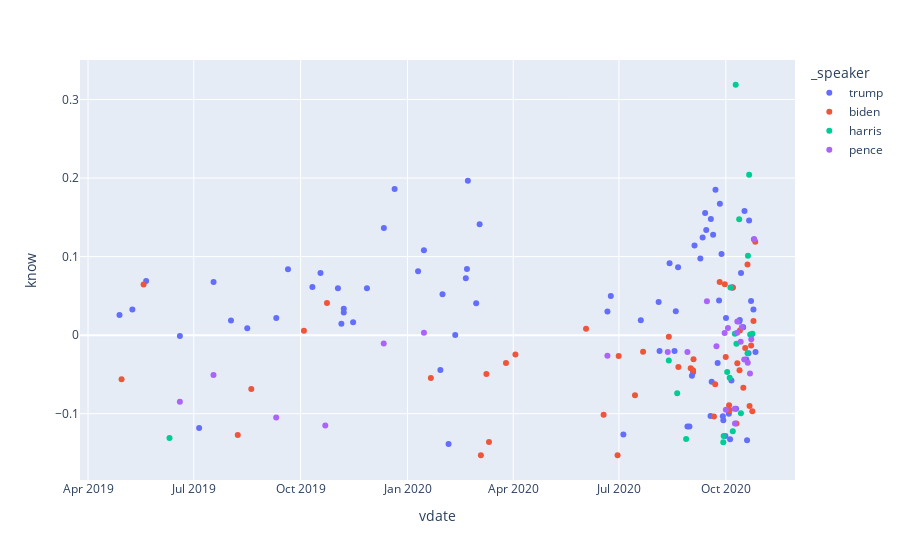

Notebook cell for this chart:
### Code cell
px.scatter(tfidf_df, "vdate","know", color="_speaker")
